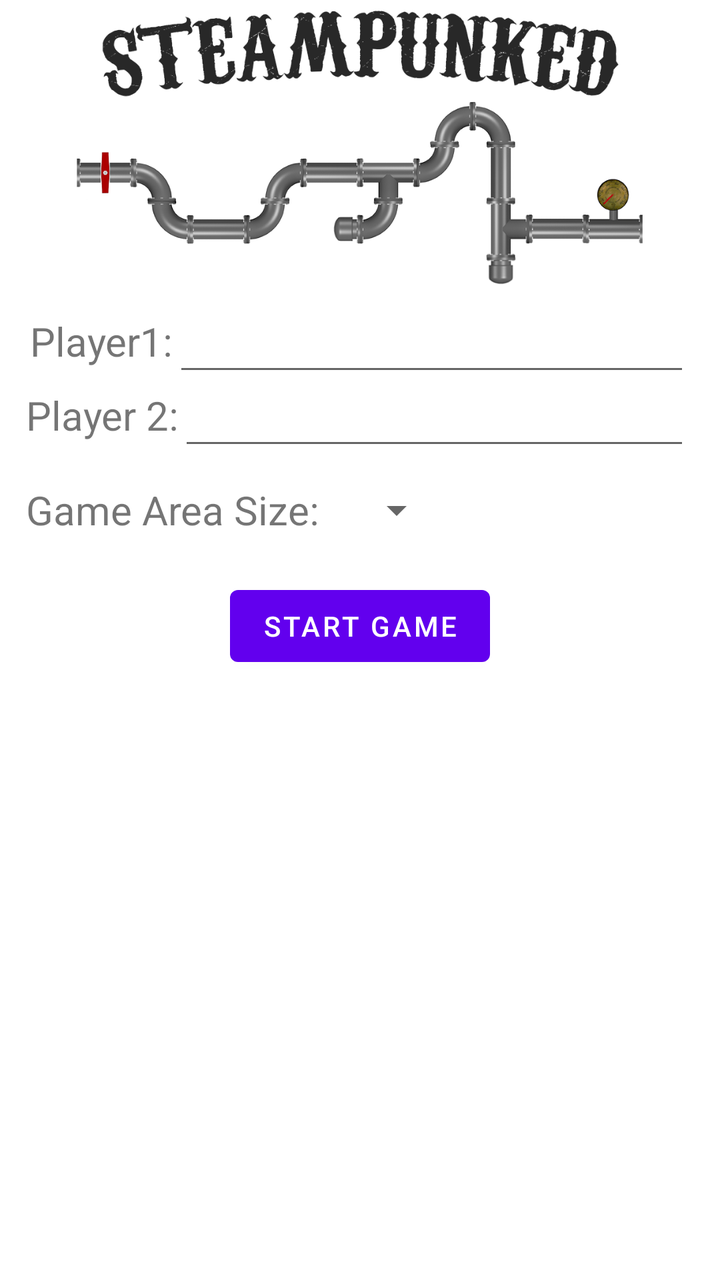
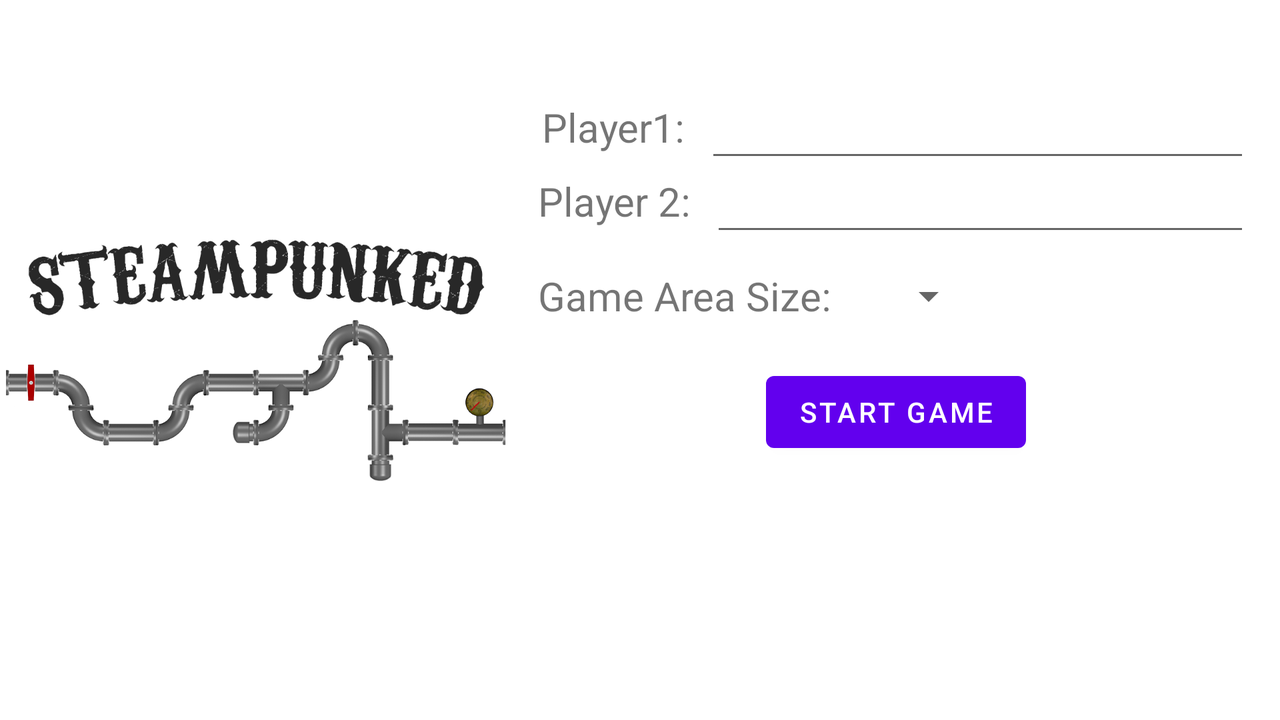

The same Android screen from two of the app's own layout files: first res/layout/ as a phone draws it, then the repository's variant for another configuration, drawn on a device whose configuration selects that folder. Both files follow.
<!-- AndroidManifest.xml: application theme Theme.SteamPunked -->
<!-- res/layout/activity_main.xml -->
<?xml version="1.0" encoding="utf-8"?>
<androidx.constraintlayout.widget.ConstraintLayout
    xmlns:android="http://schemas.android.com/apk/res/android"
    xmlns:app="http://schemas.android.com/apk/res-auto"
    xmlns:tools="http://schemas.android.com/tools"
    android:layout_width="match_parent"
    android:layout_height="match_parent"
    tools:context=".MainActivity">

    <ImageView
        android:id="@+id/imageView"
        android:layout_width="0dp"
        android:layout_height="wrap_content"
        android:layout_marginStart="35dp"
        android:layout_marginEnd="35dp"
        android:adjustViewBounds="true"
        android:contentDescription="@string/steam_punked_logo"
        app:layout_constraintEnd_toEndOf="parent"
        app:layout_constraintStart_toStartOf="parent"
        app:layout_constraintTop_toTopOf="parent"
        app:srcCompat="@drawable/splash" />

    <TextView
        android:id="@+id/label1"
        android:layout_width="wrap_content"
        android:layout_height="wrap_content"
        android:layout_marginTop="10dp"
        android:labelFor="@id/TextPerson1Name"
        android:paddingStart="15dp"
        android:text="@string/player1_label"
        android:textSize="20sp"
        app:layout_constraintLeft_toLeftOf="parent"
        app:layout_constraintTop_toBottomOf="@id/imageView" />

    <EditText
        android:id="@+id/TextPerson1Name"
        android:layout_width="0dp"
        android:layout_height="wrap_content"
        android:layout_marginEnd="15dp"
        android:autofillHints="Player1"
        android:ems="10"
        android:inputType="textPersonName"
        android:minHeight="48dp"
        android:textSize="20sp"
        app:layout_constraintBaseline_toBaselineOf="@id/label1"
        app:layout_constraintEnd_toEndOf="parent"
        app:layout_constraintStart_toEndOf="@id/label1"
        tools:ignore="DuplicateSpeakableTextCheck" />

    <TextView
        android:id="@+id/label2"
        android:layout_width="wrap_content"
        android:layout_height="wrap_content"
        android:layout_marginTop="10dp"
        android:labelFor="@id/TextPerson2Name"
        android:paddingStart="15dp"
        android:text="@string/Player2_label"
        android:textSize="20sp"
        app:layout_constraintEnd_toEndOf="@id/label1"
        app:layout_constraintStart_toStartOf="@id/label1"
        app:layout_constraintTop_toBottomOf="@id/label1" />

    <EditText
        android:id="@+id/TextPerson2Name"
        android:layout_width="0dp"
        android:layout_height="wrap_content"
        android:autofillHints="Player2"
        android:ems="10"
        android:inputType="textPersonName"
        android:minHeight="48dp"
        android:textSize="20sp"
        app:layout_constraintBaseline_toBaselineOf="@id/label2"
        app:layout_constraintEnd_toEndOf="@id/TextPerson1Name"
        app:layout_constraintStart_toEndOf="@id/label2"
        tools:ignore="DuplicateSpeakableTextCheck" />

    <TextView
        android:id="@+id/textView2"
        android:layout_width="wrap_content"
        android:layout_height="wrap_content"
        android:layout_marginTop="10dp"
        android:gravity="center_vertical"
        android:minHeight="48dp"
        android:paddingStart="15dp"
        android:text="@string/lbl_game_size"
        android:textSize="20sp"
        app:layout_constraintLeft_toLeftOf="@id/label2"
        app:layout_constraintStart_toStartOf="@id/label2"
        app:layout_constraintTop_toBottomOf="@id/label2" />

    <Spinner
        android:id="@+id/spinner"
        android:layout_width="wrap_content"
        android:layout_height="wrap_content"
        android:layout_marginStart="15dp"
        android:contentDescription="@string/spinner_text"
        android:minHeight="48dp"
        app:layout_constraintStart_toEndOf="@id/textView2"
        app:layout_constraintTop_toTopOf="@id/textView2" />


    <Button
        android:layout_width="wrap_content"
        android:layout_height="wrap_content"
        android:layout_marginTop="10dp"
        android:onClick="onStart"
        android:text="@string/start_button"
        app:layout_constraintEnd_toEndOf="parent"
        app:layout_constraintStart_toStartOf="parent"
        app:layout_constraintTop_toBottomOf="@id/spinner" />

</androidx.constraintlayout.widget.ConstraintLayout>
<!-- resources referenced by this layout -->
<resources>
  <!-- drawable splash: webp bitmap (drawable-hdpi, 39070 bytes) -->
  <string name="Player2_label">Player 2:</string>
  <string name="lbl_game_size">Game Area Size:</string>
  <string name="player1_label">Player1:</string>
  <string name="spinner_text">Select playing area size</string>
  <string name="start_button">Start Game</string>
  <string name="steam_punked_logo">Steam Punked logo</string>
  <style name="Theme.SteamPunked" parent="Theme.MaterialComponents.DayNight.DarkActionBar">
          
          <item name="colorPrimary">@color/purple_500</item>
          <item name="colorPrimaryVariant">@color/purple_700</item>
          <item name="colorOnPrimary">@color/white</item>
          
          <item name="colorSecondary">@color/teal_200</item>
          <item name="colorSecondaryVariant">@color/teal_700</item>
          <item name="colorOnSecondary">@color/black</item>
          
          <item name="android:statusBarColor" tools:targetApi="l">?attr/colorPrimaryVariant</item>
          
          <item name="android:spinnerDropDownItemStyle">@style/mySpinnerItemStyle</item>
  
      </style>
  <style name="mySpinnerItemStyle" parent="@android:style/Widget.Holo.DropDownItem.Spinner">
          <item name="android:textSize">20sp</item>
      </style>
</resources>
<!-- res/layout-land/activity_main.xml (the repository's variant of the layout above) -->
<!-- drawn on the phone turned sideways -->
<?xml version="1.0" encoding="utf-8"?>

<LinearLayout xmlns:android="http://schemas.android.com/apk/res/android"
    xmlns:app="http://schemas.android.com/apk/res-auto"
    xmlns:tools="http://schemas.android.com/tools"
    android:layout_width="match_parent"
    android:layout_height="match_parent"
    android:orientation="horizontal">

    <ImageView
        android:id="@+id/imageView"
        android:layout_width="0dp"
        android:layout_height="match_parent"
        android:layout_weight="1"
        android:contentDescription="@string/steam_punked_logo"
        android:adjustViewBounds="true"
        app:srcCompat="@drawable/splash"
        tools:srcCompat="@drawable/splash" />

    <androidx.constraintlayout.widget.ConstraintLayout
        android:layout_width="0dp"
        android:layout_height="match_parent"
        android:layout_gravity="center_vertical"
        android:layout_weight="1.5">

        <FrameLayout
            android:id="@+id/spacer"
            android:layout_width="match_parent"
            android:layout_height="wrap_content"
            android:minHeight="50dp"
            app:layout_constraintEnd_toEndOf="parent"
            app:layout_constraintStart_toStartOf="parent"
            app:layout_constraintTop_toTopOf="parent">

        </FrameLayout>

        <TextView
            android:id="@+id/label1"
            android:layout_width="wrap_content"
            android:layout_height="wrap_content"
            android:labelFor="@id/TextPerson1Name"
            android:paddingStart="15dp"
            android:paddingEnd="10dp"
            android:text="@string/player1_label"
            android:textSize="20sp"
            app:layout_constraintLeft_toLeftOf="parent"
            app:layout_constraintTop_toBottomOf="@id/spacer" />

        <EditText
            android:id="@+id/TextPerson1Name"
            android:layout_width="0dp"
            android:layout_height="wrap_content"
            android:layout_marginEnd="15dp"
            android:autofillHints="Player1"
            android:ems="10"
            android:inputType="textPersonName"
            android:minHeight="48dp"
            android:textSize="20sp"
            app:layout_constraintBaseline_toBaselineOf="@id/label1"
            app:layout_constraintEnd_toEndOf="parent"
            app:layout_constraintStart_toEndOf="@id/label1"
            tools:ignore="DuplicateSpeakableTextCheck" />

        <TextView
            android:id="@+id/label2"
            android:layout_width="wrap_content"
            android:layout_height="wrap_content"
            android:layout_marginTop="10dp"
            android:labelFor="@id/TextPerson2Name"
            android:paddingStart="15dp"
            android:paddingEnd="10dp"
            android:text="@string/Player2_label"
            android:textSize="20sp"
            app:layout_constraintEnd_toEndOf="@id/label1"
            app:layout_constraintStart_toStartOf="@id/label1"
            app:layout_constraintTop_toBottomOf="@id/label1" />

        <EditText
            android:id="@+id/TextPerson2Name"
            android:layout_width="0dp"
            android:layout_height="wrap_content"
            android:autofillHints="Player2"
            android:ems="10"
            android:inputType="textPersonName"
            android:minHeight="48dp"
            android:textSize="20sp"
            app:layout_constraintBaseline_toBaselineOf="@id/label2"
            app:layout_constraintEnd_toEndOf="@id/TextPerson1Name"
            app:layout_constraintStart_toEndOf="@id/label2"
            tools:ignore="DuplicateSpeakableTextCheck" />

        <TextView
            android:id="@+id/textView2"
            android:layout_width="wrap_content"
            android:layout_height="wrap_content"
            android:layout_marginTop="10dp"
            android:gravity="center_vertical"
            android:minHeight="48dp"
            android:paddingStart="15dp"
            android:paddingEnd="10dp"
            android:text="@string/lbl_game_size"
            android:textSize="20sp"
            app:layout_constraintLeft_toLeftOf="@id/label2"
            app:layout_constraintStart_toStartOf="@id/label2"
            app:layout_constraintTop_toBottomOf="@id/label2" />

        <Spinner
            android:id="@+id/spinner"
            android:layout_width="wrap_content"
            android:layout_height="wrap_content"
            android:layout_marginStart="15dp"
            android:contentDescription="@string/spinner_text"
            android:minHeight="48dp"
            app:layout_constraintStart_toEndOf="@id/textView2"
            app:layout_constraintTop_toTopOf="@id/textView2" />


        <Button
            android:layout_width="wrap_content"
            android:layout_height="wrap_content"
            android:layout_marginTop="10dp"
            android:onClick="onStart"
            android:text="@string/start_button"
            app:layout_constraintEnd_toEndOf="parent"
            app:layout_constraintStart_toStartOf="parent"
            app:layout_constraintTop_toBottomOf="@id/spinner" />

    </androidx.constraintlayout.widget.ConstraintLayout>

</LinearLayout>
